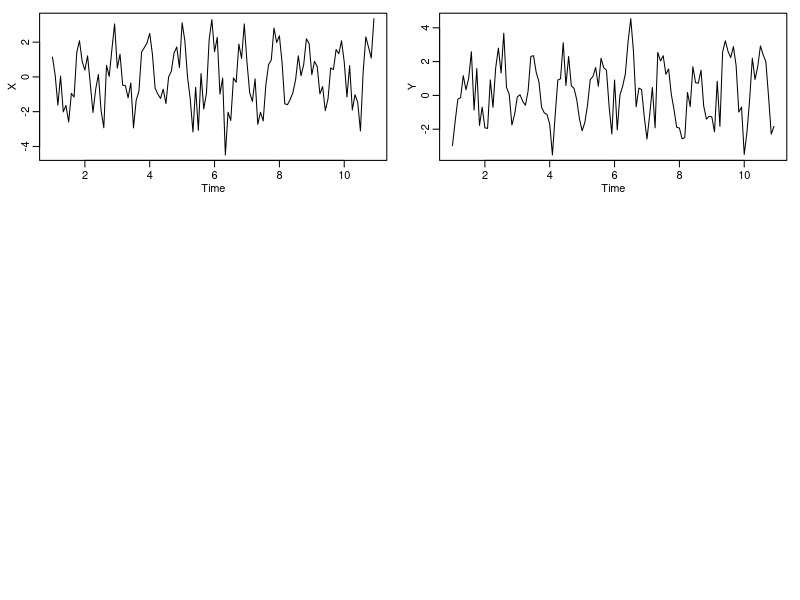

Recreate this plot in R. (Note: this script raises an error after producing the figure.)
set.seed(1492);num<-120;t<-1:num
X<-ts(2*cos(2*pi*t/12)+rnorm(num),freq=12)
Y<-ts(2*cos(2*pi*(t+5)/12)+rnorm(num),freq=12)
Yw<-resid(lm(Y~cos(2*pi*t/12)+sin(2*pi*t/12),na.action=NULL))
par(mfrow=c(3,2),mgp=c(1.6,.6,0),mar=c(3,3,1,1))
plot(X);plot(Y)
acf1(X,48);acf1(Y,48)
ccf2(X,Y,24);ccf2(X,Yw,24,ylim=c(-.6,.6))

